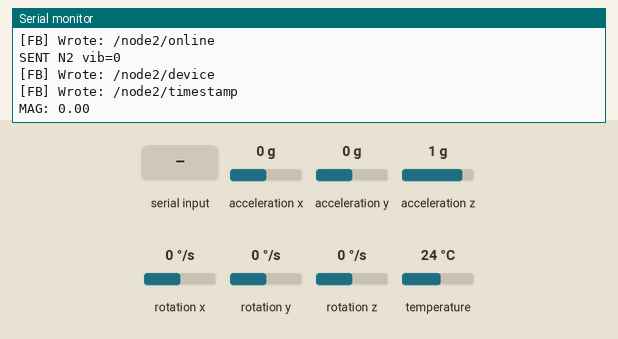
A sketch run on a simulated ESP32. Parts: the last lines printed to the serial monitor. The test bench sets the inputs (shaded band); at power-on: acceleration x 0 g, acceleration y 0 g, acceleration z 1 g, rotation x 0 °/s, rotation y 0 °/s, rotation z 0 °/s, temperature 24 °C. WiFi joins after 1.5 s; servers stay silent unless stated; the modem accepts every AT command (registered, SIM ready, sends succeed) and sends nothing else.

Above: at 8.8 s.
8.9 s: "READY" received over Serial
At 9.17 s:
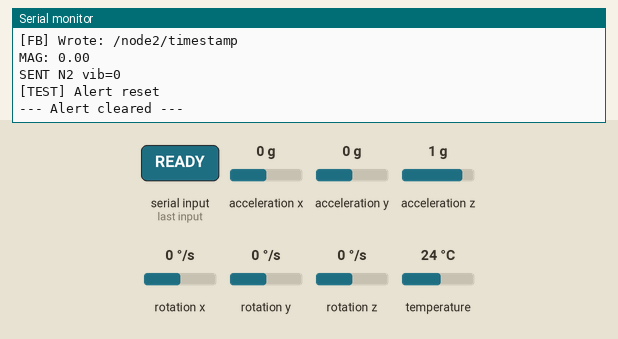
10.4 s: "+CMGS:" received over Serial
At 10.81 s:
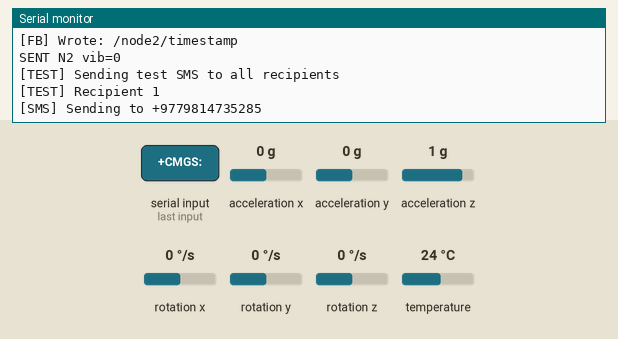
12.1 s: "ERROR" received over Serial
At 12.57 s:
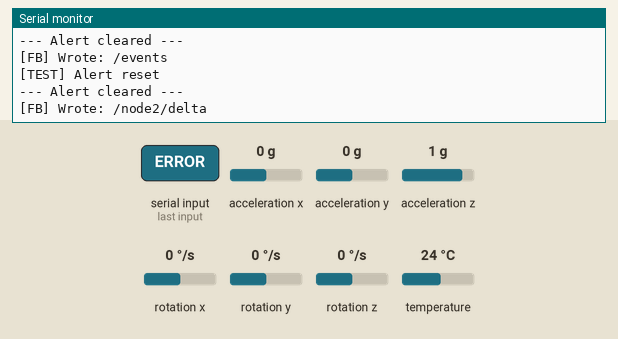
13.7 s: "T" received over Serial
At 15.0 s:
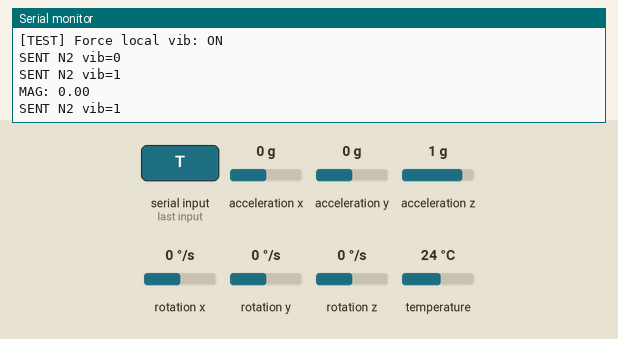
15.3 s: "S" received over Serial
At 15.49 s:
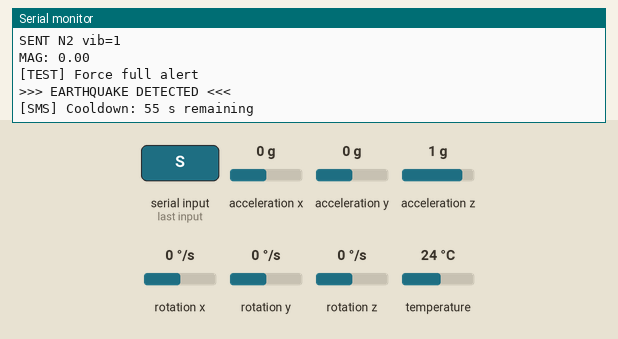
16.8 s: acceleration x set to -1.4 g
At 18.0 s:
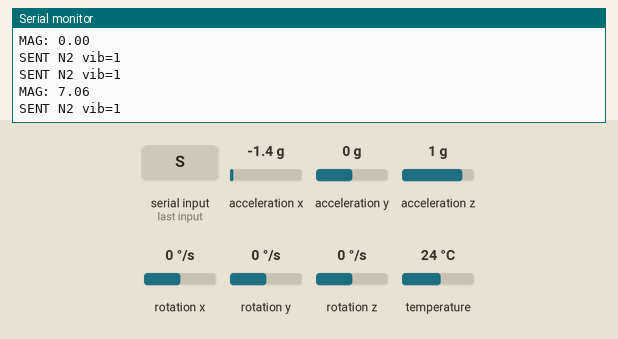

Measured:
- after the input at 8.9 s, the serial monitor: prints a new line at once (image 1)
- after the input at 10.4 s, the serial monitor: prints a new line after 0.24 s (image 2)
- after the input at 12.1 s, the serial monitor: prints a new line at once (image 3)
- after the input at 13.7 s, the serial monitor: prints a new line after 0.13 s (image 4)
- after the input at 15.3 s, the serial monitor: prints a new line at once (image 5)
- after the input at 16.8 s, the serial monitor: prints a new line after 0.48 s (image 6)

The sketch:

Node2.ino
```cpp
/*
 * ================================================================
 *  EARTHQUAKE DETECTION — NODE 2  (GSM SMS ALERT + FIREBASE)
 * ================================================================
 *  Hardware:
 *    ESP32
 *    MPU6050   I2C  SDA=22  SCL=21
 *    SIM800L   UART TX→GPIO16(ESP RX), RX→GPIO17(ESP TX via divider)
 *              !! External 3.7-4.2 V / 2 A supply — NOT from ESP32 !!
 *              !! Voltage divider on ESP TX: 2kΩ → SIM RX → 3.3kΩ → GND !!
 *
 *  THIS node MAC : F0:24:F9:0D:8A:3C
 *  Node 1   MAC  : A8:42:E3:5B:D2:C8
 *
 * ── FIX SUMMARY ─────────────────────────────────────────────────
 *  Same queue-based Firebase decoupling as Node 1:
 *    • fbQueue[] holds pending writes processed one-per-loop when idle.
 *    • SMS alert sent to up to 5 phone numbers (SMS_NUMBERS[] array).
 *      Add numbers and increment SMS_COUNT to enable them.
 *    • Firebase.ready() check moved out of the hot detection path.
 *    • Snapshot interval raised to 2 s (was 500 ms) to reduce queue
 *      pressure; overwrite logic prevents stale data pile-up.
 *    • ESP-NOW registered before Firebase signUp.
 *
 * ── LIBRARIES ────────────────────────────────────────────────────
 *   Adafruit MPU6050
 *   Adafruit Unified Sensor
 *   Firebase ESP Client  by Mobizt
 *
 * ── SERIAL COMMANDS (115200 baud) ────────────────────────────────
 *   t → toggle force LOCAL vibration
 *   s → force FULL ALERT + send SMS now
 *   m → send test SMS immediately
 *   i → re-run SIM800L init
 *   r → reset alert state
 * ================================================================
 */

#include <WiFi.h>
#include <esp_now.h>
#include <Wire.h>
#include <Adafruit_MPU6050.h>
#include <Adafruit_Sensor.h>
#include <HardwareSerial.h>
#include <Firebase_ESP_Client.h>

// ── Pins ──────────────────────────────────────────────────────────
#define SIM_ESP_RX  16
#define SIM_ESP_TX  17
#define I2C_SCL     21
#define I2C_SDA     22

// ── Tuning ────────────────────────────────────────────────────────
#define VIB_THRESHOLD    0.25f
#define SUSTAINED_MS      200
#define GAP_ALLOW_MS      150
#define WINDOW_MS        3000
#define ALERT_HOLD_MS   10000
#define NODE_TIMEOUT_MS  5000
#define SMS_COOLDOWN_MS 60000

// ── WiFi ──────────────────────────────────────────────────────────
const char* WIFI_SSID = "SSID NAME";
const char* WIFI_PASS = "PASSWORD";

// ── Firebase ──────────────────────────────────────────────────────
#define API_KEY      "API KEY"
#define DATABASE_URL "DATABASE NAME"

FirebaseData fbdo;
FirebaseAuth auth;
FirebaseConfig config;

bool firebaseReady = false;

// ── Firebase write queue ──────────────────────────────────────────
#define FB_QUEUE_SIZE 24

enum FbWriteType { FB_SET_FLOAT, FB_SET_STRING, FB_SET_INT, FB_PUSH_JSON };

struct FbEntry {
  bool        used;
  FbWriteType type;
  char        path[64];
  float       fVal;
  char        sVal[64];
  int         iVal;
  float       evAccel;
};

FbEntry fbQueue[FB_QUEUE_SIZE];

void fbEnqueueFloat(const char* path, float val) {
  for (int i = 0; i < FB_QUEUE_SIZE; i++) {
    if (!fbQueue[i].used) {
      fbQueue[i].used = true;
      fbQueue[i].type = FB_SET_FLOAT;
      strlcpy(fbQueue[i].path, path, sizeof(fbQueue[i].path));
      fbQueue[i].fVal = val;
      return;
    }
  }
  Serial.println(F("[FB-Q] FULL — float dropped"));
}

void fbEnqueueString(const char* path, const char* val) {
  for (int i = 0; i < FB_QUEUE_SIZE; i++) {
    if (!fbQueue[i].used) {
      fbQueue[i].used = true;
      fbQueue[i].type = FB_SET_STRING;
      strlcpy(fbQueue[i].path, path, sizeof(fbQueue[i].path));
      strlcpy(fbQueue[i].sVal, val,  sizeof(fbQueue[i].sVal));
      return;
    }
  }
  Serial.println(F("[FB-Q] FULL — string dropped"));
}

void fbEnqueueAlert(float accel) {
  for (int i = 0; i < FB_QUEUE_SIZE; i++) {
    if (!fbQueue[i].used) {
      fbQueue[i].used    = true;
      fbQueue[i].type    = FB_PUSH_JSON;
      strlcpy(fbQueue[i].path, "/events", sizeof(fbQueue[i].path));
      fbQueue[i].evAccel = accel;
      return;
    }
  }
  Serial.println(F("[FB-Q] FULL — alert event dropped"));
}

bool fbDrainOne() {
  if (!firebaseReady || !Firebase.ready()) return false;

  for (int i = 0; i < FB_QUEUE_SIZE; i++) {
    if (!fbQueue[i].used) continue;

    bool ok = false;
    switch (fbQueue[i].type) {
      case FB_SET_FLOAT:
        ok = Firebase.RTDB.setFloat(&fbdo, fbQueue[i].path, fbQueue[i].fVal);
        break;
      case FB_SET_STRING:
        ok = Firebase.RTDB.setString(&fbdo, fbQueue[i].path, fbQueue[i].sVal);
        break;
      case FB_SET_INT:
        ok = Firebase.RTDB.setInt(&fbdo, fbQueue[i].path, fbQueue[i].iVal);
        break;
      case FB_PUSH_JSON: {
        FirebaseJson json;
        json.set("node",         "node2");
        json.set("acceleration", fbQueue[i].evAccel);
        json.set("threshold",    VIB_THRESHOLD);
        json.set("status",       "Alert");
        json.set("timestamp",    String(millis() / 1000) + " sec");
        ok = Firebase.RTDB.pushJSON(&fbdo, fbQueue[i].path, &json);
        break;
      }
    }

    fbQueue[i].used = false;

    if (ok) {
      Serial.print(F("[FB] Wrote: ")); Serial.println(fbQueue[i].path);
    } else {
      Serial.print(F("[FB] Failed: ")); Serial.println(fbdo.errorReason());
    }
    return true;
  }
  return false;
}

// Queue a fresh snapshot, overwriting any already-queued values for
// the same paths so stale readings never pile up.
void fbQueueLatest(float delta, const char* status) {
  auto overwriteFloat = [](const char* path, float val) {
    for (int i = 0; i < FB_QUEUE_SIZE; i++) {
      if (fbQueue[i].used &&
          fbQueue[i].type == FB_SET_FLOAT &&
          strcmp(fbQueue[i].path, path) == 0) {
        fbQueue[i].fVal = val;
        return;
      }
    }
    fbEnqueueFloat(path, val);
  };

  auto overwriteString = [](const char* path, const char* val) {
    for (int i = 0; i < FB_QUEUE_SIZE; i++) {
      if (fbQueue[i].used &&
          fbQueue[i].type == FB_SET_STRING &&
          strcmp(fbQueue[i].path, path) == 0) {
        strlcpy(fbQueue[i].sVal, val, sizeof(fbQueue[i].sVal));
        return;
      }
    }
    fbEnqueueString(path, val);
  };

  overwriteFloat ("/node2/delta",     delta);
  overwriteFloat ("/node2/threshold", VIB_THRESHOLD);
  overwriteString("/node2/status",    status);
  overwriteString("/node2/online",    "true");
  overwriteString("/node2/device",    "Secondary SMS Node");

  char tsBuf[24];
  snprintf(tsBuf, sizeof(tsBuf), "%lu sec", millis() / 1000);
  overwriteString("/node2/timestamp", tsBuf);
}

// ── Firebase init ─────────────────────────────────────────────────
void firebaseInit() {
  if (WiFi.status() != WL_CONNECTED) {
    Serial.println(F("[Firebase] No WiFi — skipping"));
    return;
  }
  Serial.println(F("[Firebase] Connecting..."));

  config.api_key      = API_KEY;
  config.database_url = DATABASE_URL;

  if (Firebase.signUp(&config, &auth, "", "")) {
    Serial.println(F("[Firebase] Signup OK"));
    firebaseReady = true;
  } else {
    Serial.print(F("[Firebase] Signup failed: "));
    Serial.println(config.signer.signupError.message.c_str());
    firebaseReady = false;
  }

  Firebase.begin(&config, &auth);
  Firebase.reconnectWiFi(true);
  Serial.println(F("[Firebase] Setup done"));
}

// ── SMS recipients (add up to 5 numbers; set SMS_COUNT to match) ──
#define SMS_MAX     5
#define SMS_COUNT   2   // ← change this when you add more numbers

const char* SMS_NUMBERS[SMS_MAX] = {
  "+9779814735285",   // recipient 1
  "+9779806131147",                 // recipient 2  (leave "" if unused)
  "",                 // recipient 3
  "",                 // recipient 4
  "",                 // recipient 5
};

// ── Peer MAC ──────────────────────────────────────────────────────
uint8_t peer1Mac[6] = {0xA8, 0x42, 0xE3, 0x5B, 0xD2, 0xC8};

// ── Packet structure ──────────────────────────────────────────────
typedef struct __attribute__((packed)) {
  uint8_t       nodeId;
  bool          vibrating;
  float         magnitude;
  unsigned long timestamp;
} VibPacket;

// ── SIM800L ───────────────────────────────────────────────────────
HardwareSerial simSerial(1);

// ── MPU6050 ───────────────────────────────────────────────────────
Adafruit_MPU6050 mpu;

// ── Runtime state ─────────────────────────────────────────────────
VibPacket outPkt;

float         vibMag       = 0.0f;
bool          vibratingNow = false;
unsigned long vibStartMs   = 0;
unsigned long lastRawVibMs = 0;

bool          alertActive  = false;
unsigned long alertStartMs = 0;
unsigned long lastSmsMs    = 0;

VibPacket     peer1Pkt;
bool          peer1Online  = false;
unsigned long peer1LastMs  = 0;

bool simReady       = false;
bool forceLocalVib  = false;
bool forceFullAlert = false;

unsigned long lastSnapshotMs           = 0;
const unsigned long SNAPSHOT_MS        = 2000;

unsigned long lastAlertEventMs               = 0;
const unsigned long ALERT_EVENT_COOLDOWN_MS  = 60000;

// ── SIM800L helpers ───────────────────────────────────────────────
void simFlush() {
  delay(20);
  while (simSerial.available()) simSerial.read();
}

String simCmd(const char* cmd, const char* expect = "OK", uint32_t timeoutMs = 3000) {
  simFlush();
  simSerial.println(cmd);
  String resp = "";
  unsigned long t = millis();
  while (millis() - t < timeoutMs) {
    while (simSerial.available()) resp += (char)simSerial.read();
    if (resp.indexOf(expect) >= 0) break;
    delay(10);
  }
  resp.trim();
  return resp;
}

bool simInit() {
  Serial.println(F("[SIM] Starting SIM800L init..."));
  simReady = false;
  delay(5000);

  String r;
  bool atOk = false;
  for (int i = 0; i < 10; i++) {
    simSerial.println("AT");
    delay(500);
    r = "";
    while (simSerial.available()) r += (char)simSerial.read();
    if (r.indexOf("OK") >= 0) { atOk = true; break; }
    Serial.print(F("[SIM] AT try ")); Serial.println(i + 1);
  }
  if (!atOk) { Serial.println(F("[SIM] No response")); return false; }

  simCmd("ATE0");
  r = simCmd("AT+CMGF=1");
  if (r.indexOf("OK") < 0) { Serial.println(F("[SIM] CMGF FAILED")); return false; }
  simCmd("AT+CSCS=\"GSM\"");

  r = simCmd("AT+CPIN?", "READY", 5000);
  if (r.indexOf("READY") < 0) { Serial.println(F("[SIM] No SIM card")); return false; }

  bool netOk = false;
  for (int i = 0; i < 15; i++) {
    r = simCmd("AT+CREG?", "OK", 2000);
    if (r.indexOf(",1") >= 0 || r.indexOf(",5") >= 0) { netOk = true; break; }
    Serial.print(F("[SIM] Waiting network... ")); Serial.println(i + 1);
    delay(2000);
  }
  if (!netOk) { Serial.println(F("[SIM] No network")); return false; }

  r = simCmd("AT+CSQ");
  Serial.print(F("[SIM] Signal: ")); Serial.println(r);

  simReady = true;
  Serial.println(F("SIM INIT OK"));
  return true;
}

bool sendSMS(const char* number, const char* msg) {
  if (!simReady) { Serial.println(F("[SMS] SIM not ready")); return false; }
  Serial.print(F("[SMS] Sending to ")); Serial.println(number);

  String cmd = String("AT+CMGS=\"") + number + "\"";
  simFlush();
  simSerial.println(cmd);

  unsigned long t = millis();
  String resp = "";
  while (millis() - t < 5000) {
    while (simSerial.available()) resp += (char)simSerial.read();
    if (resp.indexOf('>') >= 0) break;
    delay(10);
  }
  if (resp.indexOf('>') < 0) { Serial.println(F("[SMS] No > prompt")); return false; }

  simSerial.print(msg);
  delay(200);
  simSerial.write(26);

  resp = ""; t = millis();
  while (millis() - t < 15000) {
    while (simSerial.available()) resp += (char)simSerial.read();
    if (resp.indexOf("+CMGS:") >= 0) { Serial.println(F("SMS SENT")); return true; }
    if (resp.indexOf("ERROR")  >= 0) { Serial.println(F("[SMS] ERROR")); return false; }
    delay(10);
  }
  Serial.println(F("[SMS] Timeout"));
  return false;
}

// ── Alert start / end ─────────────────────────────────────────────
void startAlert() {
  if (alertActive) return;
  alertActive  = true;
  alertStartMs = millis();
  Serial.println(F(">>> EARTHQUAKE DETECTED <<<"));

  // Send SMS to every configured recipient (up to SMS_COUNT).
  // Each sendSMS() has its own 15 s timeout; the loop runs only
  // once per SMS_COOLDOWN_MS so it never spams.
  unsigned long now = millis();
  if (lastSmsMs == 0 || (now - lastSmsMs) >= SMS_COOLDOWN_MS) {
    lastSmsMs = now;
    int sent = 0;
    for (int i = 0; i < SMS_COUNT && i < SMS_MAX; i++) {
      if (SMS_NUMBERS[i][0] == '\0') continue;  // skip blank slots
      Serial.print(F("[SMS] Sending to recipient "));
      Serial.println(i + 1);
      if (sendSMS(SMS_NUMBERS[i], "EARTHQUAKE DETECTED - BOTH NODES CONFIRMED"))
        sent++;
    }
    Serial.print(F("[SMS] Sent to "));
    Serial.print(sent);
    Serial.print(F(" / "));
    Serial.print(SMS_COUNT);
    Serial.println(F(" recipients"));
  } else {
    Serial.print(F("[SMS] Cooldown: "));
    Serial.print((SMS_COOLDOWN_MS - (now - lastSmsMs)) / 1000);
    Serial.println(F(" s remaining"));
  }

  // Queue Firebase alert event — does NOT block
  if (lastAlertEventMs == 0 || (now - lastAlertEventMs) >= ALERT_EVENT_COOLDOWN_MS) {
    lastAlertEventMs = now;
    fbEnqueueAlert(vibMag);
    fbQueueLatest(vibMag, "Alert");
  }
}

void endAlert() {
  alertActive    = false;
  forceFullAlert = false;
  Serial.println(F("--- Alert cleared ---\n"));
}

// ── ESP-NOW callbacks ─────────────────────────────────────────────
void onSent(const uint8_t* mac, esp_now_send_status_t st) {
  if (st != ESP_NOW_SEND_SUCCESS)
    Serial.println(F("[ESP-NOW] SEND FAILED"));
}

void onRecv(const esp_now_recv_info_t* info, const uint8_t* data, int len) {
  if (len != sizeof(VibPacket)) return;
  memcpy(&peer1Pkt, data, len);
  peer1Online = true;
  peer1LastMs = millis();

  static bool prevVib = false;
  if (peer1Pkt.vibrating != prevVib) {
    prevVib = peer1Pkt.vibrating;
    Serial.print(F("RECV N1 vib="));
    Serial.println(peer1Pkt.vibrating ? 1 : 0);
  }
}

// ── MPU read ──────────────────────────────────────────────────────
float readMag() {
  sensors_event_t a, g, t;
  mpu.getEvent(&a, &g, &t);
  float ax = a.acceleration.x;
  float ay = a.acceleration.y;
  float az = a.acceleration.z;
  return fabsf(sqrtf(ax*ax + ay*ay + az*az) - 9.81f);
}

// ─────────────────────────────────────────────────────────────────
//  SETUP
// ─────────────────────────────────────────────────────────────────
void setup() {
  Serial.begin(115200);
  delay(400);
  Serial.println(F("\n====== NODE 2 BOOT ======"));
  Serial.println(F("Cmds: t=localVib s=forceAlert m=testSMS i=simInit r=reset"));

  memset(fbQueue, 0, sizeof(fbQueue));

  simSerial.begin(9600, SERIAL_8N1, SIM_ESP_RX, SIM_ESP_TX);
  delay(100);

  Wire.begin(I2C_SDA, I2C_SCL);
  Wire.setClock(400000);

  if (!mpu.begin()) {
    Serial.println(F("[MPU] INIT FAILED"));
    while (true) delay(1000);
  }
  mpu.setAccelerometerRange(MPU6050_RANGE_8_G);
  mpu.setFilterBandwidth(MPU6050_BAND_21_HZ);
  Serial.println(F("[MPU] OK"));

  // WiFi
  WiFi.mode(WIFI_STA);
  WiFi.begin(WIFI_SSID, WIFI_PASS);
  unsigned long wt = millis();
  while (WiFi.status() != WL_CONNECTED && millis() - wt < 8000) delay(300);
  if (WiFi.status() == WL_CONNECTED)
    Serial.println(F("[WiFi] Connected"));
  else
    Serial.println(F("[WiFi] Timeout (ESP-NOW still works)"));
  Serial.print(F("[WiFi] MAC: ")); Serial.println(WiFi.macAddress());

  // ── ESP-NOW before Firebase signUp (same reasoning as Node 1) ─
  if (esp_now_init() != ESP_OK) {
    Serial.println(F("[ESP-NOW] INIT FAILED"));
    while (true) delay(1000);
  }
  esp_now_register_send_cb(onSent);
  esp_now_register_recv_cb(onRecv);

  esp_now_peer_info_t peer = {};
  memcpy(peer.peer_addr, peer1Mac, 6);
  peer.channel = 0;
  peer.encrypt = false;
  if (esp_now_add_peer(&peer) == ESP_OK)
    Serial.println(F("[ESP-NOW] Peer Node1 added"));
  else
    Serial.println(F("[ESP-NOW] Add peer FAILED"));

  outPkt.nodeId = 2;

  // SIM800L (blocking init — happens only once at boot)
  simInit();
  // Firebase (blocking signUp, but ESP-NOW already running)
  firebaseInit();


  Serial.println(F("====== NODE 2 READY ======\n"));
}

// ─────────────────────────────────────────────────────────────────
//  LOOP
// ─────────────────────────────────────────────────────────────────
void loop() {
  unsigned long now = millis();

  // ── Serial commands ───────────────────────────────────────────
  if (Serial.available()) {
    char c = toupper((char)Serial.read());
    switch (c) {
      case 'T':
        forceLocalVib = !forceLocalVib;
        Serial.print(F("[TEST] Force local vib: "));
        Serial.println(forceLocalVib ? F("ON") : F("OFF"));
        break;
      case 'S':
        Serial.println(F("[TEST] Force full alert"));
        forceFullAlert = true;
        startAlert();
        break;
      case 'M':
        Serial.println(F("[TEST] Sending test SMS to all recipients"));
        for (int i = 0; i < SMS_COUNT && i < SMS_MAX; i++) {
          if (SMS_NUMBERS[i][0] == '\0') continue;
          Serial.print(F("[TEST] Recipient ")); Serial.println(i + 1);
          sendSMS(SMS_NUMBERS[i], "TEST - Node2 SMS working");
        }
        break;
      case 'I': simInit(); break;
      case 'R':
        Serial.println(F("[TEST] Alert reset"));
        endAlert();
        break;
    }
  }

  // ── Read MPU ──────────────────────────────────────────────────
  vibMag = readMag();

  static unsigned long lastMagPrint = 0;
  if (now - lastMagPrint >= 1000) {
    lastMagPrint = now;
    Serial.print(F("MAG: ")); Serial.println(vibMag, 2);
  }

  // ── Sustained vibration detection ────────────────────────────
  bool rawVib = (vibMag >= VIB_THRESHOLD) || forceLocalVib;

  if (rawVib) {
    lastRawVibMs = now;
    if (vibStartMs == 0) vibStartMs = now;
    if ((now - vibStartMs) >= SUSTAINED_MS) vibratingNow = true;
  } else {
    if ((now - lastRawVibMs) > GAP_ALLOW_MS) {
      vibStartMs   = 0;
      vibratingNow = false;
    }
  }

  // ── Send ESP-NOW ──────────────────────────────────────────────
  static unsigned long lastSend    = 0;
  static bool          lastSentVib = false;
  if ((vibratingNow != lastSentVib) || (now - lastSend >= 500)) {
    lastSend     = now;
    lastSentVib  = vibratingNow;
    outPkt.vibrating  = vibratingNow;
    outPkt.magnitude  = vibMag;
    outPkt.timestamp  = now;
    esp_now_send(peer1Mac, (uint8_t*)&outPkt, sizeof(outPkt));
    Serial.print(F("SENT N2 vib="));
    Serial.println(vibratingNow ? 1 : 0);
  }

  // ── Peer timeout ──────────────────────────────────────────────
  if (peer1Online && (now - peer1LastMs > NODE_TIMEOUT_MS)) {
    peer1Online = false;
    Serial.println(F("[NODE1] OFFLINE"));
  }

  // ── Alert decision ────────────────────────────────────────────
  if (!alertActive) {
    bool n1Active = peer1Online &&
                    peer1Pkt.vibrating &&
                    ((now - peer1LastMs) < WINDOW_MS);

    if (vibratingNow && n1Active) {
      Serial.print(F("[ALERT] N2=VIB N1=VIB age="));
      Serial.print(now - peer1LastMs);
      Serial.println(F("ms → TRIGGERING"));
      startAlert();
    }
  } else {
    if (!forceFullAlert && (now - alertStartMs >= ALERT_HOLD_MS)) {
      endAlert();
    }
  }

  // ── Queue Firebase snapshot every SNAPSHOT_MS ────────────────
  if (now - lastSnapshotMs >= SNAPSHOT_MS) {
    lastSnapshotMs = now;
    const char* status = alertActive  ? "Alert"     :
                         vibratingNow ? "Vibrating" : "Normal";
    fbQueueLatest(vibMag, status);
  }

  // ── Drain ONE Firebase entry only when system is idle ─────────
  bool systemIdle = !rawVib && !vibratingNow && !alertActive;
  if (systemIdle) {
    fbDrainOne();
  }

  delay(10);
}
```
